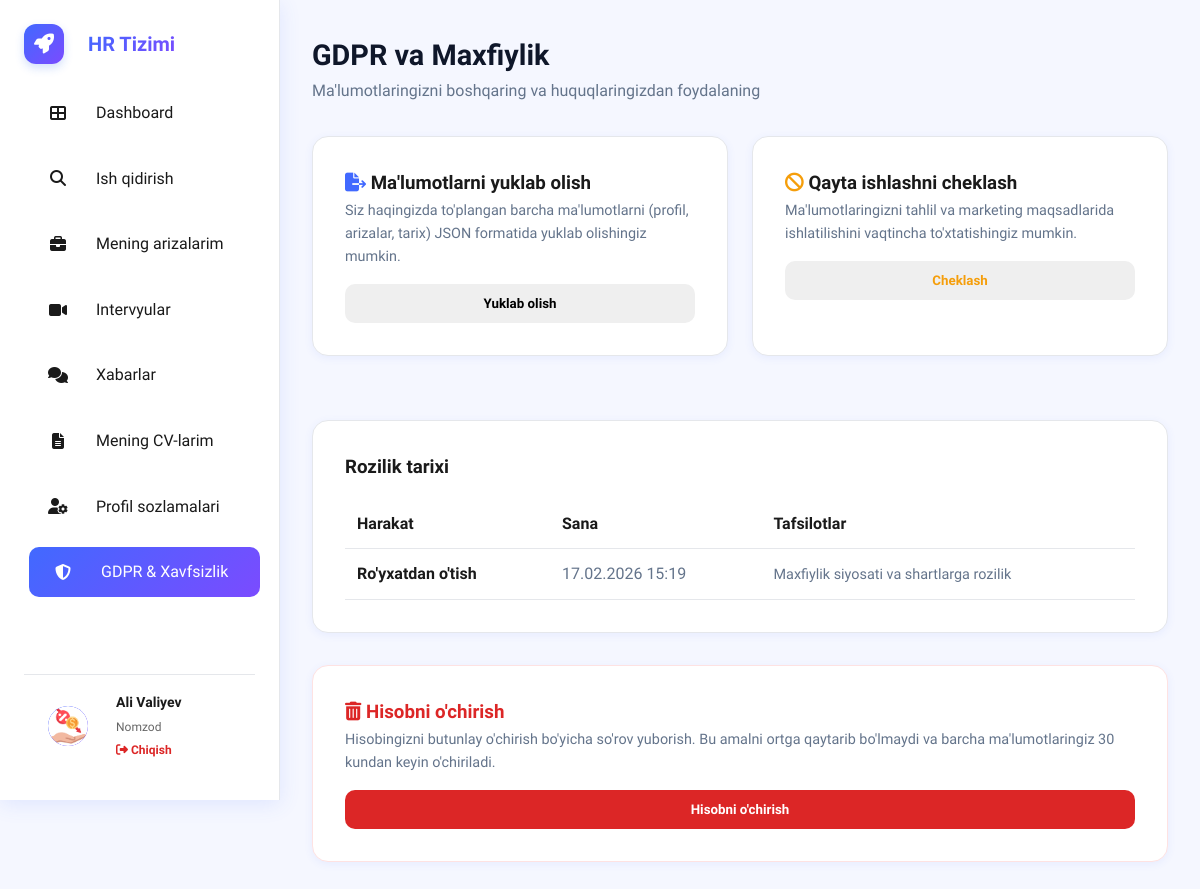
The app's page /candidate/gdpr/ (signed in) with its own data.
### hr_bolim/models.py (models this page shows, shortened)
class User(AbstractUser):
    ROLE_CHOICES = (
        ("candidate","Ish izlovchi"),
        ("employer","Ish beruvchi"),
        ("admin","Admin")
    )
    role = models.CharField(max_length=20,choices=ROLE_CHOICES)
    phone = models.CharField(max_length=20,blank=True,null=True)
    consent_given = models.BooleanField(default=False)
    consent_date = models.DateTimeField(blank=True,null=True)
    consent_policy_version = models.CharField(max_length=10,blank=True,null=True)
    data_retention_until = models.DateTimeField(blank=True,null=True)
    is_delete = models .BooleanField(default=False)
    created_at = models.DateTimeField(auto_now_add=True)
    update_at = models.DateTimeField(auto_now=True)
    is_staff = models.BooleanField(default=False)
    is_superuser = models.BooleanField(default=False)

class CandidateProfile(models.Model):
    user = models.OneToOneField(User, on_delete=models.CASCADE, related_name='candidate_profile')
    profile_picture = models.ImageField(upload_to='profile_pics/', blank=True, null=True)
    profession = models.CharField(max_length=150, blank=True, null=True, help_text="Ex: Software Engineer")
    location = models.CharField(max_length=150, blank=True, null=True)
    about_me = models.TextField(blank=True, null=True)
    skills = models.TextField(blank=True, null=True, help_text="Comma separated skills")
    profile_views = models.PositiveIntegerField(default=0)
    is_processing_restricted = models.BooleanField(default=False, help_text="User restricted data processing")
    experience_years = models.PositiveIntegerField(default=0, help_text="Total years of experience")
    resume_file = models.FileField(upload_to='resumes/default/', blank=True, null=True, help_text="Default CV for 1-click apply")
    linkedin = models.URLField(blank=True, null=True)
    github = models.URLField(blank=True, null=True)
    portfolio = models.URLField(blank=True, null=True)
    created_at = models.DateTimeField(auto_now_add=True)
    updated_at = models.DateTimeField(auto_now=True)

### hr_bolim/views.py (the view, shortened to what this page needs)
# urls.py: path('candidate/gdpr/', candidate_gdpr, name='candidate_gdpr'),
@login_required
def candidate_gdpr(request):
    if request.user.role != 'candidate':
        return redirect('home')
    policy = PrivacyPolicy.objects.filter(is_active=True).order_by('-effective_date').first()
    del_req = DataDeletionRequest.objects.filter(user=request.user, status='pending').first()
    consent_history = []
    if request.user.consent_given:
         consent_history.append({
             'action': "Ro'yxatdan o'tish",
             'date': request.user.consent_date or request.user.date_joined,
             'details': "Maxfiylik siyosati va shartlarga rozilik"
         })
    apps = Application.objects.filter(user=request.user, consent_given=True)
    for app in apps:
        consent_history.append({
            'action': f"Ariza: {app.job.title}",
            'date': app.consent_date or app.applied_at,
            'details': f"{app.job.department.name} uchun ma'lumotlarni uzatish"
        })
    consent_history.sort(key=lambda x: x['date'], reverse=True)
    return render(request, 'hr_bolim/candidate/gdpr.html', {
        'policy': policy,
        'deletion_request': del_req,
        'consent_history': consent_history,
        'profile': request.user.candidate_profile
    })

### hr_bolim/templates/hr_bolim/candidate/gdpr.html (shortened to what this page needs)
{% extends 'hr_bolim/candidate/base_candidate.html' %}
{% block content %}
<div class="page-header" style="margin-bottom: 2rem;">
    <h1 style="font-size: 1.8rem; font-weight: 700; color: var(--dark);">GDPR va Maxfiylik</h1>
    <p style="color: var(--secondary);">Ma'lumotlaringizni boshqaring va huquqlaringizdan foydalaning</p>
</div>
<div class="grid-2" style="margin-bottom: 2rem;">
    <div class="card">
        <h3><i class="fas fa-file-export" style="color: var(--primary);"></i> Ma'lumotlarni yuklab olish</h3>
        <p style="color: var(--secondary); font-size: 0.9rem; margin-bottom: 1rem;">
            Siz haqingizda to'plangan barcha ma'lumotlarni (profil, arizalar, tarix) JSON formatida yuklab olishingiz mumkin.
        </p>
        <form method="post">
            <button type="submit" class="btn btn-outline" style="width: 100%;">
                Yuklab olish
            </button>
        </form>
    </div>
    <div class="card">
        <h3><i class="fas fa-ban" style="color: var(--warning);"></i> Qayta ishlashni cheklash</h3>
        <p style="color: var(--secondary); font-size: 0.9rem; margin-bottom: 1rem;">
            Ma'lumotlaringizni tahlil va marketing maqsadlarida ishlatilishini vaqtincha to'xtatishingiz mumkin.
        </p>
        <form method="post">
            {% if profile.is_processing_restricted %}
                <button type="submit" class="btn btn-primary" style="width: 100%;">
                    Cheklovni olib tashlash
                </button>
                <p style="color: var(--danger); font-size: 0.8rem; margin-top: 0.5rem; text-align: center;">
                    Hozirda cheklangan
                </p>
            {% else %}
                <button type="submit" class="btn btn-outline" style="width: 100%; border-color: var(--warning); color: var(--warning);">
                    Cheklash
                </button>
            {% endif %}
        </form>
    </div>
</div>
<div class="card" style="margin-bottom: 2rem;">
    <h3 style="margin-bottom: 1rem;">Rozilik tarixi</h3>
    {% if consent_history %}
        <table style="width: 100%; border-collapse: collapse;">
            <thead>
                <tr style="border-bottom: 1px solid var(--border); text-align: left;">
                    <th style="padding: 0.75rem;">Harakat</th>
                    <th style="padding: 0.75rem;">Sana</th>
                    <th style="padding: 0.75rem;">Tafsilotlar</th>
                </tr>
            </thead>
            <tbody>
                {% for item in consent_history %}
                <tr style="border-bottom: 1px solid var(--border);">
                    <td style="padding: 0.75rem; font-weight: 600;">{{ item.action }}</td>
                    <td style="padding: 0.75rem; color: var(--secondary);">{{ item.date|date:"d.m.Y H:i" }}</td>
                    <td style="padding: 0.75rem; color: var(--text-secondary); font-size: 0.9rem;">{{ item.details }}</td>
                </tr>
                {% endfor %}
            </tbody>
        </table>
    {% else %}
        <p style="color: var(--secondary);">Rozilik tarixi topilmadi.</p>
    {% endif %}
</div>
<div class="card" style="border: 1px solid #fee2e2;">
    <h3 style="color: var(--danger);"><i class="fas fa-trash-alt"></i> Hisobni o'chirish</h3>
    <p style="color: var(--secondary); font-size: 0.9rem; margin-bottom: 1rem;">
        Hisobingizni butunlay o'chirish bo'yicha so'rov yuborish. Bu amalni ortga qaytarib bo'lmaydi va barcha ma'lumotlaringiz 30 kundan keyin o'chiriladi.
    </p>
    {% if deletion_request %}
        <div style="background: #fee2e2; color: #991b1b; padding: 1rem; border-radius: 8px; text-align: center;">
            <strong>So'rov yuborilgan:</strong> {{ deletion_request.requested_at|date:"d.m.Y" }} <br>
            Holat: {{ deletion_request.get_status_display }}
        </div>
    {% else %}
        <form method="post" onsubmit="return confirm('Rostdan ham hisobingizni o\'chirmoqchimisiz?');">
            <button type="submit" class="btn btn-danger" style="width: 100%; background: var(--danger); color: white;">
                Hisobni o'chirish
            </button>
        </form>
    {% endif %}
</div>
{% endblock %}

### hr_bolim/templates/hr_bolim/candidate/base_candidate.html (shortened to what this page needs)
{% load static %}
<!DOCTYPE html>
<html lang="uz">
<head>
    <link rel="stylesheet" href="https://cdnjs.cloudflare.com/ajax/libs/font-awesome/6.4.0/css/all.min.css">
    <link rel="stylesheet" href="{% static 'css/candidate.css' %}">
</head>
<body>
    <aside class="sidebar" id="sidebar">
        <a href="{% url 'home' %}" class="brand">
            <div class="brand-logo"><i class="fas fa-rocket"></i></div>
            <div class="brand-name">HR Tizimi</div>
        </a>
        <ul class="nav-menu">
            <li>
                <a href="{% url 'candidate_dashboard' %}" class="nav-link {% if request.resolver_match.url_name == 'candidate_dashboard' %}active{% endif %}">
                    <i class="fas fa-th-large"></i> Dashboard
                </a>
            </li>
            <li>
                <a href="{% url 'jobs_list' %}" class="nav-link">
                    <i class="fas fa-search"></i> Ish qidirish
                </a>
            </li>
            <li>
                <a href="{% url 'my_applications' %}" class="nav-link {% if request.resolver_match.url_name == 'my_applications' %}active{% endif %}">
                    <i class="fas fa-briefcase"></i> Mening arizalarim
                </a>
            </li>
            <li>
                <a href="{% url 'candidate_interviews' %}" class="nav-link {% if request.resolver_match.url_name == 'candidate_interviews' %}active{% endif %}">
                    <i class="fas fa-video"></i> Intervyular
                </a>
            </li>
            <li>
                <a href="{% url 'inbox' %}" class="nav-link {% if 'inbox' in request.resolver_match.url_name or 'chat' in request.resolver_match.url_name %}active{% endif %}">
                    <i class="fas fa-comments"></i> Xabarlar
                </a>
            </li>
            <li>
                <a href="{% url 'candidate_cv' %}" class="nav-link {% if 'candidate_cv' in request.resolver_match.url_name or 'add_' in request.resolver_match.url_name %}active{% endif %}">
                    <i class="fas fa-file-alt"></i> Mening CV-larim
                </a>
            </li>
            <li>
                <a href="{% url 'candidate_profile' %}" class="nav-link {% if request.resolver_match.url_name == 'candidate_profile' %}active{% endif %}">
                    <i class="fas fa-user-cog"></i> Profil sozlamalari
                </a>
            </li>
            <li>
                <a href="{% url 'candidate_gdpr' %}" class="nav-link {% if request.resolver_match.url_name == 'candidate_gdpr' %}active{% endif %}">
                    <i class="fas fa-shield-alt"></i> GDPR & Xavfsizlik
                </a>
            </li>
        </ul>
        <div class="user-profile-sidebar">
            <div class="avatar-sm">
                {% if user.candidate_profile.profile_picture %}
                    <img src="{{ user.candidate_profile.profile_picture.url }}" alt="Profile" style="width:100%; height:100%; border-radius:50%; object-fit:cover;">
                {% else %}
                    <i class="fas fa-user"></i>
                {% endif %}
            </div>
            <div class="user-info-sidebar">
                <h4>{{ user.first_name }} {{ user.last_name }}</h4>
                <p>Nomzod</p>
                <a href="{% url 'logout' %}" style="color:var(--danger); font-size:0.75rem; text-decoration:none; margin-top:0.25rem; display:block; font-weight:600;">
                    <i class="fas fa-sign-out-alt"></i> Chiqish
                </a>
            </div>
        </div>
    </aside>
    <main class="main-content">
        {% block content %}
        {% endblock %}
    </main>
</body>
</html>

### static/css/candidate.css (style rules this page uses)
:root { --primary: #2563eb; --primary-hover: #1d4ed8; --primary-dark: #1e3a8a; --primary-light: #eff6ff; --secondary: #64748b; --success: #10b981; --danger: #ef4444; --warning: #f59e0b; --dark: #0f172a; --text-main: #334155; --text-secondary: #64748b; --bg-body: #f1f5f9; --card-bg: #ffffff; --border: #e2e8f0; --sidebar-width: 280px; --header-height: 70px; --radius-lg: 16px; --radius-md: 10px; --shadow-sm: 0 1px 3px rgba(0, 0, 0, 0.1); --shadow-md: 0 4px 6px -1px rgba(0, 0, 0, 0.1); --transition: all 0.3s ease; }
* { margin: 0; padding: 0; box-sizing: border-box; font-family: 'Onest', sans-serif; }
body { background-color: var(--bg-body); color: var(--text-main); display: flex; min-height: 100vh; }
a { text-decoration: none; color: inherit; transition: var(--transition); }
ul { list-style: none; }
.sidebar { width: var(--sidebar-width); background: var(--card-bg); border-right: 1px solid var(--border); position: fixed; height: 100vh; left: 0; top: 0; display: flex; flex-direction: column; padding: 1.5rem; z-index: 100; transition: transform 0.3s ease; }
.brand { display: flex; align-items: center; gap: 0.75rem; margin-bottom: 2.5rem; color: var(--dark); }
.brand-logo { width: 40px; height: 40px; background: var(--primary); background: linear-gradient(135deg, var(--primary), var(--primary-hover)); border-radius: 10px; display: flex; align-items: center; justify-content: center; color: white; font-size: 1.25rem; box-shadow: 0 4px 10px rgba(37, 99, 235, 0.2); }
.brand-name { font-size: 1.25rem; font-weight: 700; color: var(--dark); }
.nav-menu { display: flex; flex-direction: column; gap: 0.5rem; flex: 1; }
.nav-link { display: flex; align-items: center; gap: 1rem; padding: 0.875rem 1rem; color: var(--secondary); border-radius: var(--radius-md); font-weight: 500; }
.nav-link:hover, .nav-link.active { background: var(--primary-light); color: var(--primary); }
.nav-link i { width: 20px; text-align: center; }
.user-profile-sidebar { display: flex; align-items: center; gap: 1rem; padding-top: 1.5rem; border-top: 1px solid var(--border); }
.avatar-sm { width: 40px; height: 40px; border-radius: 50%; object-fit: cover; background: #e2e8f0; display: flex; align-items: center; justify-content: center; color: var(--secondary); overflow: hidden; }
.user-info-sidebar h4 { font-size: 0.9rem; font-weight: 600; margin-bottom: 2px; color: var(--dark); }
.user-info-sidebar p { font-size: 0.75rem; color: var(--secondary); }
.main-content { margin-left: var(--sidebar-width); flex: 1; padding: 2rem; width: calc(100% - var(--sidebar-width)); }
.card { background: var(--card-bg); border-radius: var(--radius-lg); box-shadow: var(--shadow-sm); border: 1px solid var(--border); padding: 2rem; margin-bottom: 2rem; }
.btn { display: inline-flex; align-items: center; justify-content: center; gap: 0.5rem; padding: 0.75rem 1.5rem; border-radius: var(--radius-md); font-weight: 600; cursor: pointer; border: none; transition: var(--transition); }
.btn-danger { background: #fef2f2; color: var(--danger); }
.grid-2 { display: grid; grid-template-columns: 1fr 1fr; gap: 1.5rem; }

### records on screen
User: candidate_profile.profile_picture (picture), first_name "Ali", last_name "Valiyev", date "17.02.2026 15:19"

### other values on screen
{{ item.action }} "Ro'yxatdan o'tish"
{{ item.details }} "Maxfiylik siyosati va shartlarga rozilik"
